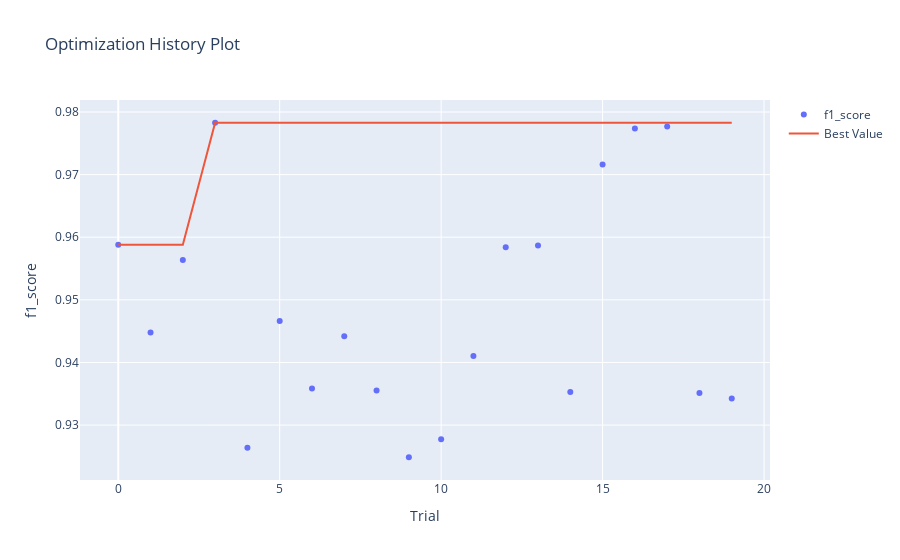

Source (notebook cell):
### Markdown cell above
Немного графиков для одной из выборок Optuna.

### Code cell
optuna.visualization.plot_optimization_history(study_ranFor, target_name="f1_score")

### Figure 1 — Plotly figure (JSON) as saved in the notebook; plotly's stock layout.template omitted (floating-point values rounded to 4 significant figures)
{"data": [{"mode": "markers", "name": "f1_score", "type": "scatter", "x": [0, 1, 2, 3, 4, 5, 6, 7, 8, 9, 10, 11, 12, 13, 14, 15, 16, 17, 18, 19], "y": [0.9588, 0.9448, 0.9564, 0.9783, 0.9264, 0.9466, 0.9359, 0.9442, 0.9355, 0.9249, 0.9277, 0.941, 0.9584, 0.9587, 0.9353, 0.9716, 0.9774, 0.9777, 0.9351, 0.9342]}, {"name": "Best Value", "type": "scatter", "x": [0, 1, 2, 3, 4, 5, 6, 7, 8, 9, 10, 11, 12, 13, 14, 15, 16, 17, 18, 19], "y": [0.9588, 0.9588, 0.9588, 0.9783, 0.9783, 0.9783, 0.9783, 0.9783, 0.9783, 0.9783, 0.9783, 0.9783, 0.9783, 0.9783, 0.9783, 0.9783, 0.9783, 0.9783, 0.9783, 0.9783]}], "layout": {"title": {"text": "Optimization History Plot"}, "xaxis": {"title": {"text": "Trial"}}, "yaxis": {"title": {"text": "f1_score"}}}}
